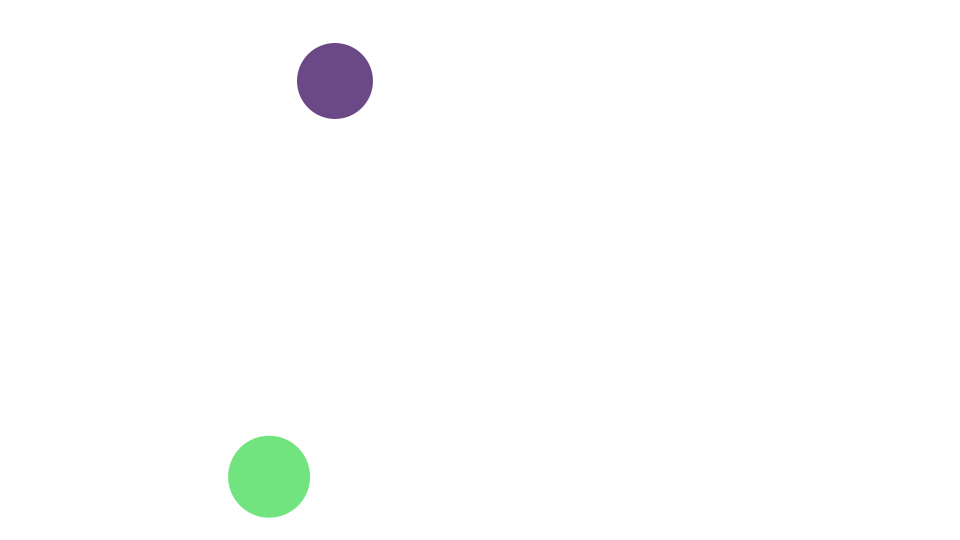
Frame 1 (no input)
Frame 60 (the mouse pressed at the canvas centre just before this capture): identical to frame 1, image omitted
Frame 120 (the mouse held since frame 60 and released just before this capture): identical to frame 1, image omitted

The Processing sketch that drew this single still picture (run headless with seeded random() and noise(); from frame 60 on, the mouse is pressed at the canvas centre):

// Processing sketch: sketch03
// ── sketch03.pde
Ball b1 = new Ball(); // Ball型のオブジェクトを生成
Ball b2 = new Ball(); // Ball型のオブジェクトを生成

void setup() {
  size(960, 540);

  // b1のフィールドに値を設定
  b1.radius = (int)random(25, 50);
  b1.x = random(b1.radius, width-b1.radius);
  b1.y = random(b1.radius, height-b1.radius);
  b1.c = color(random(255), random(255), random(255), random(128, 255));
  // b2のフィールドに値を設定
  b2.radius = (int)random(25, 50);
  b2.x = random(b2.radius, width-b2.radius);
  b2.y = random(b2.radius, height-b2.radius);
  b2.c = color(random(255), random(255), random(255), random(128, 255));
}

void draw() {
  background(255);

  noStroke();
  // b1を描画
  fill(b1.c);
  ellipse(b1.x, b1.y, b1.radius*2, b1.radius*2);
  // b2を描画
  fill(b2.c);
  ellipse(b2.x, b2.y, b2.radius*2, b2.radius*2);
}

// ボールについての情報をまとめたBallクラス
class Ball {
  // フィールド
  float x, y;
  int radius;
  color c;
}
